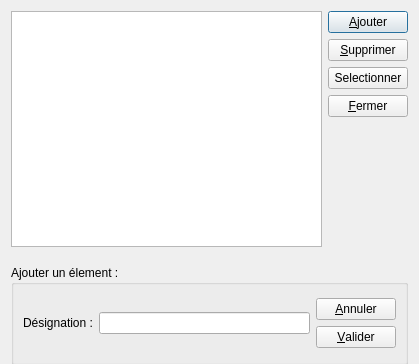
<?xml version="1.0" encoding="UTF-8"?>
<ui version="4.0">
 <class>Dlg_Lieu</class>
 <widget class="QDialog" name="Dlg_Lieu">
  <property name="geometry">
   <rect>
    <x>0</x>
    <y>0</y>
    <width>419</width>
    <height>364</height>
   </rect>
  </property>
  <property name="windowTitle">
   <string>Dialog</string>
  </property>
  <layout class="QGridLayout" name="gridLayout_3">
   <item row="0" column="0">
    <layout class="QGridLayout" name="gridLayout">
     <item row="0" column="0">
      <widget class="QTableView" name="tableView">
       <property name="sizePolicy">
        <sizepolicy hsizetype="Expanding" vsizetype="Expanding">
         <horstretch>0</horstretch>
         <verstretch>0</verstretch>
        </sizepolicy>
       </property>
       <property name="frameShape">
        <enum>QFrame::StyledPanel</enum>
       </property>
       <property name="alternatingRowColors">
        <bool>true</bool>
       </property>
       <property name="selectionMode">
        <enum>QAbstractItemView::SingleSelection</enum>
       </property>
       <property name="selectionBehavior">
        <enum>QAbstractItemView::SelectRows</enum>
       </property>
       <property name="sortingEnabled">
        <bool>true</bool>
       </property>
      </widget>
     </item>
     <item row="0" column="1">
      <layout class="QVBoxLayout" name="verticalLayout">
       <item>
        <widget class="QPushButton" name="button_Ajouter">
         <property name="text">
          <string>&amp;Ajouter</string>
         </property>
        </widget>
       </item>
       <item>
        <widget class="QPushButton" name="button_Supprimer">
         <property name="text">
          <string>&amp;Supprimer</string>
         </property>
        </widget>
       </item>
       <item>
        <widget class="QPushButton" name="button_Selectionner">
         <property name="text">
          <string>Selectionner</string>
         </property>
        </widget>
       </item>
       <item>
        <widget class="QPushButton" name="button_Fermer">
         <property name="text">
          <string>&amp;Fermer</string>
         </property>
        </widget>
       </item>
       <item>
        <spacer name="verticalSpacer">
         <property name="orientation">
          <enum>Qt::Vertical</enum>
         </property>
         <property name="sizeHint" stdset="0">
          <size>
           <width>20</width>
           <height>40</height>
          </size>
         </property>
        </spacer>
       </item>
      </layout>
     </item>
     <item row="1" column="0" colspan="2">
      <widget class="QGroupBox" name="gb_edit_champs">
       <property name="minimumSize">
        <size>
         <width>0</width>
         <height>100</height>
        </size>
       </property>
       <property name="maximumSize">
        <size>
         <width>16777215</width>
         <height>75</height>
        </size>
       </property>
       <property name="title">
        <string>Ajouter un élement :</string>
       </property>
       <layout class="QGridLayout" name="gridLayout_2">
        <item row="0" column="0">
         <layout class="QHBoxLayout" name="horizontalLayout">
          <item>
           <widget class="QLabel" name="label">
            <property name="text">
             <string>Désignation :</string>
            </property>
           </widget>
          </item>
          <item>
           <widget class="QLineEdit" name="lineEdit_Designation"/>
          </item>
         </layout>
        </item>
        <item row="0" column="1">
         <layout class="QVBoxLayout" name="verticalLayout_2">
          <item>
           <widget class="QPushButton" name="button_Annuler">
            <property name="text">
             <string>&amp;Annuler</string>
            </property>
           </widget>
          </item>
          <item>
           <widget class="QPushButton" name="button_Valider">
            <property name="text">
             <string>&amp;Valider</string>
            </property>
           </widget>
          </item>
         </layout>
        </item>
       </layout>
      </widget>
     </item>
    </layout>
   </item>
  </layout>
 </widget>
 <resources/>
 <connections/>
</ui>
